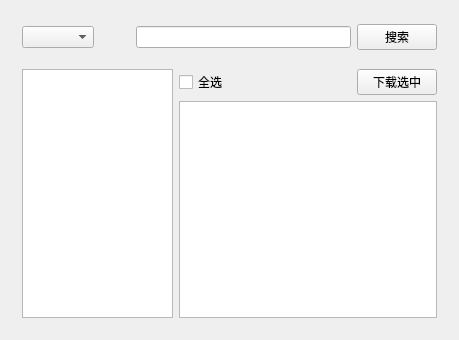
<?xml version="1.0" encoding="UTF-8"?>
<ui version="4.0">
 <class>Home</class>
 <widget class="QWidget" name="Home">
  <property name="geometry">
   <rect>
    <x>0</x>
    <y>0</y>
    <width>459</width>
    <height>340</height>
   </rect>
  </property>
  <property name="windowTitle">
   <string>Form</string>
  </property>
  <layout class="QVBoxLayout" name="verticalLayout_6">
   <item>
    <layout class="QHBoxLayout" name="horizontalLayout_14">
     <property name="leftMargin">
      <number>11</number>
     </property>
     <property name="topMargin">
      <number>11</number>
     </property>
     <property name="rightMargin">
      <number>11</number>
     </property>
     <item>
      <widget class="QComboBox" name="comboBox"/>
     </item>
     <item>
      <widget class="QLabel" name="searchIcon">
       <property name="minimumSize">
        <size>
         <width>30</width>
         <height>30</height>
        </size>
       </property>
       <property name="text">
        <string/>
       </property>
      </widget>
     </item>
     <item>
      <widget class="QLineEdit" name="searchInput"/>
     </item>
     <item>
      <widget class="QPushButton" name="searchButton">
       <property name="text">
        <string>搜索</string>
       </property>
      </widget>
     </item>
    </layout>
   </item>
   <item>
    <layout class="QHBoxLayout" name="horizontalLayout_15">
     <property name="leftMargin">
      <number>11</number>
     </property>
     <property name="topMargin">
      <number>11</number>
     </property>
     <property name="rightMargin">
      <number>11</number>
     </property>
     <property name="bottomMargin">
      <number>11</number>
     </property>
     <item>
      <widget class="QListView" name="resultList">
       <property name="maximumSize">
        <size>
         <width>300</width>
         <height>16777213</height>
        </size>
       </property>
       <property name="resizeMode">
        <enum>QListView::Adjust</enum>
       </property>
      </widget>
     </item>
     <item>
      <layout class="QVBoxLayout" name="verticalLayout_5">
       <item>
        <layout class="QHBoxLayout" name="horizontalLayout_16">
         <item>
          <widget class="QCheckBox" name="checkAllBox">
           <property name="text">
            <string>全选</string>
           </property>
          </widget>
         </item>
         <item>
          <spacer name="horizontalSpacer_6">
           <property name="orientation">
            <enum>Qt::Horizontal</enum>
           </property>
           <property name="sizeHint" stdset="0">
            <size>
             <width>227</width>
             <height>17</height>
            </size>
           </property>
          </spacer>
         </item>
         <item>
          <widget class="QPushButton" name="downloadButton">
           <property name="text">
            <string>下载选中</string>
           </property>
          </widget>
         </item>
        </layout>
       </item>
       <item>
        <widget class="QTableView" name="tableView">
         <property name="styleSheet">
          <string notr="true"/>
         </property>
         <property name="alternatingRowColors">
          <bool>true</bool>
         </property>
         <property name="selectionMode">
          <enum>QAbstractItemView::SingleSelection</enum>
         </property>
         <property name="selectionBehavior">
          <enum>QAbstractItemView::SelectItems</enum>
         </property>
         <property name="gridStyle">
          <enum>Qt::SolidLine</enum>
         </property>
         <attribute name="horizontalHeaderVisible">
          <bool>false</bool>
         </attribute>
         <attribute name="verticalHeaderVisible">
          <bool>false</bool>
         </attribute>
        </widget>
       </item>
      </layout>
     </item>
    </layout>
   </item>
  </layout>
 </widget>
 <resources/>
 <connections/>
</ui>
